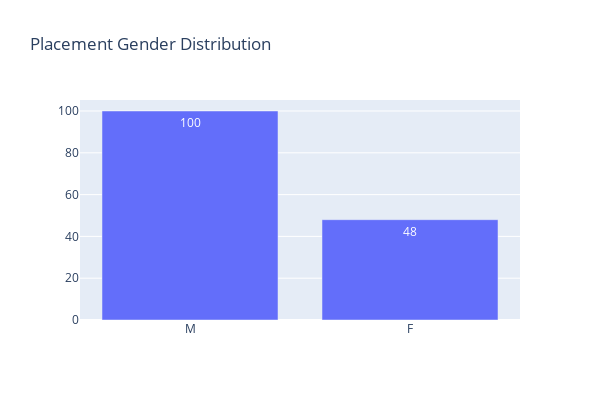

This figure's notebook cell:
### Code cell
trace = go.Bar(x=gender_values.index,
               y= gender_values.values,
               text = gender_values.values,
               textposition = 'inside',
               name = 'Placement')
data=[trace]
layout = go.Layout(
    autosize=False,
    width=600,
    height=400,title = "Placement Gender Distribution"
)
fig = go.Figure(data=data, layout=layout)
iplot(fig)

### Figure 1 — Plotly figure (JSON) as saved in the notebook; plotly's stock layout.template omitted (floating-point values rounded to 4 significant figures)
{"data": [{"name": "Placement", "text": [100, 48], "textposition": "inside", "type": "bar", "x": ["M", "F"], "y": [100, 48]}], "layout": {"autosize": false, "height": 400, "title": {"text": "Placement Gender Distribution"}, "width": 600}}
